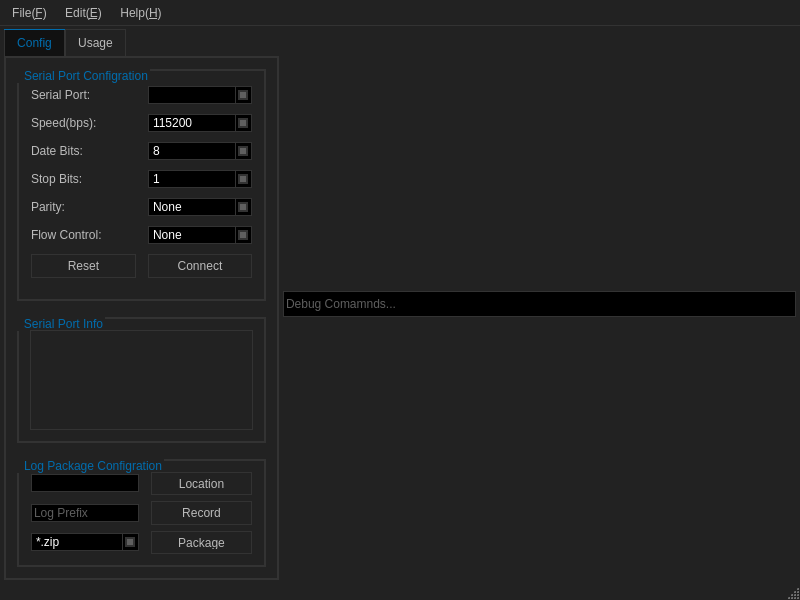
<?xml version="1.0" encoding="UTF-8"?>
<ui version="4.0">
 <class>MainWindow</class>
 <widget class="QMainWindow" name="MainWindow">
  <property name="geometry">
   <rect>
    <x>0</x>
    <y>0</y>
    <width>800</width>
    <height>600</height>
   </rect>
  </property>
  <property name="windowTitle">
   <string>RealTek WLAN Debug Tool</string>
  </property>
  <property name="styleSheet">
   <string notr="true">/* === Shared === */
QStackedWidget, QLabel, QPushButton, QRadioButton, QCheckBox, 
QGroupBox, QStatusBar, QToolButton, QComboBox, QDialog {
    background-color: #222222;
    color: #BBBBBB;
    font-family: &quot;Segoe UI&quot;;
}

QComboBox::disabled {
	color: #5E5E5E;
}

/* === QWidget === */
QWidget:window {
    background: #222222;
    color: #BBBBBB;
    font-family: &quot;Segoe UI&quot;;
}

/* === QToolTip === */
QToolTip {
    background-color: #000000;
    border: 2px solid #333333;
    color: #006CAD;
}

/* === QPushButton === */
QPushButton {
    border: 1px solid #333333;
    padding: 4px;
    min-width: 65px;
    min-height: 12px;
}

QPushButton:hover {
    background-color: #333333;
    border-color: #444444;
}

QPushButton:pressed {
    background-color: #111111;
    border-color: #333333;
    color: #006CAD;
}

QPushButton:disabled {
    color: #333333;
}

/* === Checkable items === */
QCheckBox::indicator, QRadioButton::indicator, QTreeView::indicator {
    width: 16px;
    height: 16px;
    background-color: #111111;
    border: 1px solid #333333;
}

QRadioButton::indicator {
    border-radius: 8px;
}

QCheckBox::indicator::checked, QRadioButton::indicator::checked, QTreeView::indicator::checked {
    background-color: qradialgradient(cx:0.5, cy:0.5, fx:0.25, fy:0.15, radius:0.3, stop:0 #BBBBBB, stop:1 #111111);
}

QCheckBox::indicator:disabled, QRadioButton::indicator:disabled, QTreeView::indicator:disabled {
    background-color: #444444;
}

QCheckBox::indicator::checked:disabled, QRadioButton::indicator::checked:disabled, QTreeView::indicator::checked:disabled {
    background-color: qradialgradient(cx:0.5, cy:0.5, fx:0.25, fy:0.15, radius:0.3, stop:0 #BBBBBB, stop:1 #444444);
}

/* === QComboBox === */
QComboBox {
    background-color: black;
    border: 1px solid #333333;
    color: white;
    padding:1px 2em 1px 3px;
}

QComboBox::drop-down {
    subcontrol-origin: padding;
    subcontrol-position: top right;
    border-left: 1px solid #333333;
}

QComboBox::down-arrow {
    border: 2px solid #333333;
    width: 6px;
    height: 6px;
    background: #5f5f5f;
}

/* === QGroupBox === */
QGroupBox {
    border: 2px solid #333333;
    margin-top: 2ex;
}

QGroupBox::title {
    color: #006CAD;
    subcontrol-origin: margin;
    subcontrol-position: top left;
    margin-left: 5px;
}

/* === QTabWidget === */
QTabWidget::pane {
    background: #222222;
    border: 2px solid #333333;
}

/* === QTabBar === */
QTabBar::tab {
    background: transparent;
    border: 1px solid #333333;
    border-bottom: none;
    color: #BBBBBB;
    padding-left: 12px;
    padding-right: 12px;
    padding-top: 6px;
    padding-bottom: 6px;
}

QTabBar::tab:hover {
    background-color: #333333;
    border: 1px solid #444444;
    border-bottom: none;
}

QTabBar::tab:selected {
    background-color: #111111;
    border: 1px solid #333333;
    border-top: 1px solid #006CAD;
    border-bottom: none;
    color: #006CAD;
}

/* === QToolBar === */
QToolBar {
    background-color: #222222;
    border: none;
    padding: 1px;
}

QToolBar:handle {
    background: #222222;
    border-left: 1px dotted #006CAD;
    color: #BBBBBB;
}

QToolBar::separator {
    width: 6px;
    background-color: #222222;
}

/* === QToolButton === */
QToolButton {
    border: 1px solid #333333;
    margin: 1px;
}

QToolButton:hover {
    background-color: #333333;
    border: 1px solid #444444;
}

QToolButton[popupMode=&quot;1&quot;] { /* only for MenuButtonPopup */
    padding-right: 20px; /* make way for the popup button */
}

QToolButton::menu-button {
    border-left: 1px solid #333333;
    background: transparent;
    width: 16px;
}

QToolButton::menu-button:hover {
    border-left: 1px solid #444444;
    background: transparent;
    width: 16px;
}

QToolButton:checked, QToolButton:pressed {
    background-color: #111111;
    color: #006CAD;
}

/* === QMenu === */
QMenu {
    background-color: #222222;
    border: 1px solid gray;
    color: white;
    padding: 0px;
}

QMenu::item {
    padding: 3px 30px 3px 30px;
    border: 1px solid transparent;
}

QMenu::item:disabled {
    color: #666666;
}

QMenu::item:selected {
    border-color: gray;
    background: #222222;
	color: #006CAD;
}

QMenu::icon:checked {

}

QMenu::separator {
    height: 1px;
    background: #222222;
    margin-left: 10px;
    margin-right: 10px;
    margin-top: 1px;
    margin-bottom: 1px;
}

QMenu::indicator {
    width: 13px;
    height: 13px;
}

/* === QMenuBar === */
QMenuBar {
    background-color: #222222;
    color: #BBBBBB;
	border-bottom: 1px solid #333333;
}

QMenuBar::item {
	padding: 6px 6px 6px 6px;
    background: transparent;
}

QMenuBar::item:disabled {
    color: gray;
}

QMenuBar::item:selected {
	color: #006CAD;
    background: #222222;
}

QMenuBar::item:pressed {
    background: #444444;
}
 
/* === QScrollBar:vertical === */
QScrollBar:vertical {
    background: #111111;
    width: 10px;
    margin: 10px 0 10px 0;
}

QScrollBar::handle:vertical {
    background: #555555;
    min-height: 10px;
}

QScrollBar::add-line:vertical {
    background: #444444;
    height: 10px;
    subcontrol-position: bottom;
    subcontrol-origin: margin;
}

QScrollBar::sub-line:vertical {
    background: #444444;
    height: 10px;
    subcontrol-position: top;
    subcontrol-origin: margin;
}

QScrollBar::add-page:vertical, QScrollBar::sub-page:vertical {
    background: none;
}

QScrollBar:up-arrow:vertical, QScrollBar:down-arrow:vertical {
    border: 2px solid #333333;
    width: 6px;
    height: 6px;
    background: #5f5f5f;
}

/* === QScrollBar:horizontal === */
QScrollBar:horizontal {
    background: #111111;
    height: 16px;
    margin: 0 16px 0 16px;
}

QScrollBar::handle:horizontal {
    background: #555555;
    min-width: 16px;
}

QScrollBar::add-line:horizontal {
    background: #444444;
    width: 16px;
    subcontrol-position: right;
    subcontrol-origin: margin;
}

QScrollBar::sub-line:horizontal {
    background: #444444;
    width: 16px;
    subcontrol-position: left;
    subcontrol-origin: margin;
}

QScrollBar::add-page:horizontal, QScrollBar::sub-page:horizontal {
    background: none;
}

QScrollBar:left-arrow:horizontal, QScrollBar:right-arrow:horizontal {
    border: 2px solid #333333;
    width: 6px;
    height: 6px;
    background: #5f5f5f;
}

/* =================== */
QLineEdit, QListView, QTreeView, QTableView, QAbstractSpinBox {
    background-color: black;
    color: #BBBBBB;
    border: 1px solid #333333;
}

QAbstractScrollArea, QLineEdit, QTextEdit, QAbstractSpinBox, QComboBox {
    /* border-color: #333333; */
    /* border: 1px solid #333333; */
}

QTextBrowser {
	background-color: #222222;
	color: #BBBBBB;
	border: 1px solid #333333;
}

QPlainTextEdit {
	color: #BBBBBB;
	border: none;
	background-color: black;
}

/* === QHeaderView === */
QHeaderView::section {
    background: #222222;
    border: 0;
    color: #BBBBBB;
    padding: 3px 0 3px 4px;
}

/* === QListView === */
QListView::item:hover {
    background: #333333;
}

QListView::item:selected {
    background: #111111;
    color: #006CAD;
}

/* === QTableView === */
QTableView::item:hover {
    background: #333333;
}

QTableView::item:hover {
    background: #111111;
    color: #006CAD;
}

/* === QTreeView === */
QTreeView::item {
    background: black;
}

QTreeView::item:hover {
    background: #333333;
}

QTreeView::item:selected {
    background: #111111;
    color: #006CAD;
}

/* === Customizations === */
QFrame#infoLabel {
    border: 1px inset #333333;
}
</string>
  </property>
  <widget class="QWidget" name="centralWidget">
   <layout class="QGridLayout" name="gridLayout_2">
    <property name="leftMargin">
     <number>1</number>
    </property>
    <property name="topMargin">
     <number>1</number>
    </property>
    <property name="rightMargin">
     <number>1</number>
    </property>
    <property name="bottomMargin">
     <number>1</number>
    </property>
    <property name="spacing">
     <number>0</number>
    </property>
    <item row="0" column="0">
     <widget class="QFrame" name="layoutCfgUsgPart">
      <property name="maximumSize">
       <size>
        <width>280</width>
        <height>16777215</height>
       </size>
      </property>
      <layout class="QGridLayout" name="frame_layout">
       <property name="leftMargin">
        <number>3</number>
       </property>
       <property name="topMargin">
        <number>2</number>
       </property>
       <property name="rightMargin">
        <number>2</number>
       </property>
       <property name="bottomMargin">
        <number>1</number>
       </property>
       <item row="0" column="0">
        <widget class="QTabWidget" name="tabWidget">
         <property name="currentIndex">
          <number>0</number>
         </property>
         <property name="movable">
          <bool>true</bool>
         </property>
         <widget class="QWidget" name="tabCfg">
          <attribute name="title">
           <string>Config</string>
          </attribute>
          <layout class="QVBoxLayout" name="verticalLayout">
           <property name="spacing">
            <number>16</number>
           </property>
           <item>
            <widget class="QGroupBox" name="gBoxSerialPortCfg">
             <property name="minimumSize">
              <size>
               <width>0</width>
               <height>232</height>
              </size>
             </property>
             <property name="maximumSize">
              <size>
               <width>16777215</width>
               <height>232</height>
              </size>
             </property>
             <property name="title">
              <string>Serial Port Configration</string>
             </property>
             <layout class="QGridLayout" name="gridLayout_6">
              <property name="leftMargin">
               <number>12</number>
              </property>
              <property name="rightMargin">
               <number>12</number>
              </property>
              <property name="horizontalSpacing">
               <number>12</number>
              </property>
              <item row="0" column="0">
               <widget class="QLabel" name="labelSerialPort">
                <property name="text">
                 <string>Serial Port:</string>
                </property>
               </widget>
              </item>
              <item row="0" column="1">
               <widget class="QComboBox" name="cBoxSerialPort">
                <property name="statusTip">
                 <string>Choose Serial Port</string>
                </property>
               </widget>
              </item>
              <item row="1" column="0">
               <widget class="QLabel" name="labelSpeed">
                <property name="text">
                 <string>Speed(bps):</string>
                </property>
               </widget>
              </item>
              <item row="1" column="1">
               <widget class="QComboBox" name="cBoxSpeed">
                <property name="statusTip">
                 <string>Choose Speed(bps)</string>
                </property>
                <property name="currentText">
                 <string>115200</string>
                </property>
                <property name="currentIndex">
                 <number>7</number>
                </property>
                <item>
                 <property name="text">
                  <string>1200</string>
                 </property>
                </item>
                <item>
                 <property name="text">
                  <string>2400</string>
                 </property>
                </item>
                <item>
                 <property name="text">
                  <string>4800</string>
                 </property>
                </item>
                <item>
                 <property name="text">
                  <string>9600</string>
                 </property>
                </item>
                <item>
                 <property name="text">
                  <string>19200</string>
                 </property>
                </item>
                <item>
                 <property name="text">
                  <string>38400</string>
                 </property>
                </item>
                <item>
                 <property name="text">
                  <string>57600</string>
                 </property>
                </item>
                <item>
                 <property name="text">
                  <string>115200</string>
                 </property>
                </item>
                <item>
                 <property name="text">
                  <string>460800</string>
                 </property>
                </item>
                <item>
                 <property name="text">
                  <string>921600</string>
                 </property>
                </item>
                <item>
                 <property name="text">
                  <string>230400</string>
                 </property>
                </item>
               </widget>
              </item>
              <item row="2" column="0">
               <widget class="QLabel" name="labelDataBits">
                <property name="text">
                 <string>Date Bits:</string>
                </property>
               </widget>
              </item>
              <item row="2" column="1">
               <widget class="QComboBox" name="cBoxDataBits">
                <property name="statusTip">
                 <string>Choose Date Bits</string>
                </property>
                <property name="currentText">
                 <string>8</string>
                </property>
                <property name="currentIndex">
                 <number>3</number>
                </property>
                <item>
                 <property name="text">
                  <string>5</string>
                 </property>
                </item>
                <item>
                 <property name="text">
                  <string>6</string>
                 </property>
                </item>
                <item>
                 <property name="text">
                  <string>7</string>
                 </property>
                </item>
                <item>
                 <property name="text">
                  <string>8</string>
                 </property>
                </item>
               </widget>
              </item>
              <item row="3" column="0">
               <widget class="QLabel" name="labelStopBits">
                <property name="text">
                 <string>Stop Bits:</string>
                </property>
               </widget>
              </item>
              <item row="3" column="1">
               <widget class="QComboBox" name="cBoxStopBits">
                <property name="statusTip">
                 <string>Choose Stop Bits</string>
                </property>
                <item>
                 <property name="text">
                  <string>1</string>
                 </property>
                </item>
                <item>
                 <property name="text">
                  <string>2</string>
                 </property>
                </item>
                <item>
                 <property name="text">
                  <string>3</string>
                 </property>
                </item>
               </widget>
              </item>
              <item row="4" column="0">
               <widget class="QLabel" name="labelParity">
                <property name="text">
                 <string>Parity:</string>
                </property>
               </widget>
              </item>
              <item row="4" column="1">
               <widget class="QComboBox" name="cBoxParity">
                <property name="statusTip">
                 <string>Choose Parity</string>
                </property>
                <item>
                 <property name="text">
                  <string>None</string>
                 </property>
                </item>
                <item>
                 <property name="text">
                  <string>Unknown</string>
                 </property>
                </item>
                <item>
                 <property name="text">
                  <string>Even</string>
                 </property>
                </item>
                <item>
                 <property name="text">
                  <string>Odd</string>
                 </property>
                </item>
                <item>
                 <property name="text">
                  <string>Space</string>
                 </property>
                </item>
                <item>
                 <property name="text">
                  <string>Mark</string>
                 </property>
                </item>
               </widget>
              </item>
              <item row="5" column="0">
               <widget class="QLabel" name="labelFlowControl">
                <property name="text">
                 <string>Flow Control:</string>
                </property>
               </widget>
              </item>
              <item row="5" column="1">
               <widget class="QComboBox" name="cBoxFlowControl">
                <property name="statusTip">
                 <string>Choose Flow Control</string>
                </property>
                <property name="currentIndex">
                 <number>0</number>
                </property>
                <item>
                 <property name="text">
                  <string>None</string>
                 </property>
                </item>
                <item>
                 <property name="text">
                  <string>Xon/Xoff</string>
                 </property>
                </item>
                <item>
                 <property name="text">
                  <string>Rts/Cts</string>
                 </property>
                </item>
               </widget>
              </item>
              <item row="6" column="0">
               <widget class="QPushButton" name="btnReset">
                <property name="statusTip">
                 <string>Reset Serial Port Configration</string>
                </property>
                <property name="text">
                 <string>Reset</string>
                </property>
               </widget>
              </item>
              <item row="6" column="1">
               <widget class="QPushButton" name="btnCom">
                <property name="statusTip">
                 <string>Connect or Disconnect Serial Communication</string>
                </property>
                <property name="text">
                 <string>Connect</string>
                </property>
               </widget>
              </item>
             </layout>
            </widget>
           </item>
           <item>
            <widget class="QGroupBox" name="gBoxSerialInfo">
             <property name="minimumSize">
              <size>
               <width>0</width>
               <height>60</height>
              </size>
             </property>
             <property name="title">
              <string>Serial Port Info</string>
             </property>
             <layout class="QGridLayout" name="gridLayout">
              <item row="0" column="0">
               <widget class="QTextBrowser" name="textBrowSerialInfo">
                <property name="statusTip">
                 <string>Show Serial Port Info</string>
                </property>
               </widget>
              </item>
             </layout>
            </widget>
           </item>
           <item>
            <widget class="QGroupBox" name="gBoxLogCfg">
             <property name="minimumSize">
              <size>
               <width>0</width>
               <height>108</height>
              </size>
             </property>
             <property name="maximumSize">
              <size>
               <width>16777215</width>
               <height>108</height>
              </size>
             </property>
             <property name="title">
              <string>Log Package Configration</string>
             </property>
             <layout class="QGridLayout" name="gridLayout_5">
              <property name="leftMargin">
               <number>12</number>
              </property>
              <property name="rightMargin">
               <number>12</number>
              </property>
              <property name="horizontalSpacing">
               <number>12</number>
              </property>
              <item row="5" column="1">
               <widget class="QComboBox" name="cBoxFormat">
                <property name="statusTip">
                 <string>Compress Format</string>
                </property>
                <item>
                 <property name="text">
                  <string>*.zip</string>
                 </property>
                </item>
                <item>
                 <property name="text">
                  <string>*.rar</string>
                 </property>
                </item>
                <item>
                 <property name="text">
                  <string>*.7z</string>
                 </property>
                </item>
               </widget>
              </item>
              <item row="3" column="1">
               <widget class="QLineEdit" name="lEditPrefix">
                <property name="sizePolicy">
                 <sizepolicy hsizetype="Preferred" vsizetype="Fixed">
                  <horstretch>0</horstretch>
                  <verstretch>0</verstretch>
                 </sizepolicy>
                </property>
                <property name="statusTip">
                 <string>Prefix to Log Files</string>
                </property>
                <property name="placeholderText">
                 <string>Log Prefix</string>
                </property>
               </widget>
              </item>
              <item row="0" column="1">
               <widget class="QLineEdit" name="lEditLocation">
                <property name="sizePolicy">
                 <sizepolicy hsizetype="Preferred" vsizetype="Fixed">
                  <horstretch>0</horstretch>
                  <verstretch>0</verstretch>
                 </sizepolicy>
                </property>
                <property name="statusTip">
                 <string>Log Files Location</string>
                </property>
                <property name="readOnly">
                 <bool>true</bool>
                </property>
               </widget>
              </item>
              <item row="0" column="2">
               <widget class="QPushButton" name="btnLocation">
                <property name="toolTip">
                 <string/>
                </property>
                <property name="statusTip">
                 <string>Choose Log File Path</string>
                </property>
                <property name="text">
                 <string>Location</string>
                </property>
               </widget>
              </item>
              <item row="3" column="2">
               <widget class="QPushButton" name="btnLogRecord">
                <property name="statusTip">
                 <string>Start or Stop Recoring Serial Log</string>
                </property>
                <property name="text">
                 <string>Record</string>
                </property>
               </widget>
              </item>
              <item row="5" column="2">
               <widget class="QPushButton" name="btnPackage">
                <property name="statusTip">
                 <string>Package and Achieve Log Files</string>
                </property>
                <property name="text">
                 <string>Package</string>
                </property>
               </widget>
              </item>
             </layout>
            </widget>
           </item>
          </layout>
         </widget>
         <widget class="QWidget" name="tabUsg">
          <attribute name="title">
           <string>Usage</string>
          </attribute>
          <layout class="QVBoxLayout" name="verticalLayout_2">
           <item>
            <widget class="QTextBrowser" name="textBrowUsage">
             <property name="lineWrapMode">
              <enum>QTextEdit::NoWrap</enum>
             </property>
             <property name="source">
              <url>
               <string>qrc:/Iwpriv_Usage_V1.0.txt</string>
              </url>
             </property>
            </widget>
           </item>
          </layout>
         </widget>
        </widget>
       </item>
      </layout>
     </widget>
    </item>
    <item row="0" column="1">
     <layout class="QVBoxLayout" name="layoutDbgPart">
      <property name="leftMargin">
       <number>2</number>
      </property>
      <property name="topMargin">
       <number>2</number>
      </property>
      <property name="rightMargin">
       <number>3</number>
      </property>
      <property name="bottomMargin">
       <number>2</number>
      </property>
      <item>
       <layout class="QVBoxLayout" name="layoutConsole"/>
      </item>
      <item>
       <widget class="QLineEdit" name="lineEdit">
        <property name="minimumSize">
         <size>
          <width>0</width>
          <height>26</height>
         </size>
        </property>
        <property name="font">
         <font>
          <family>Arial</family>
         </font>
        </property>
        <property name="statusTip">
         <string>Input Debug Comamnds</string>
        </property>
        <property name="frame">
         <bool>false</bool>
        </property>
        <property name="placeholderText">
         <string>Debug Comamnds...</string>
        </property>
        <property name="clearButtonEnabled">
         <bool>true</bool>
        </property>
       </widget>
      </item>
     </layout>
    </item>
   </layout>
  </widget>
  <widget class="QMenuBar" name="menuBar">
   <property name="geometry">
    <rect>
     <x>0</x>
     <y>0</y>
     <width>800</width>
     <height>30</height>
    </rect>
   </property>
   <widget class="QMenu" name="menuFile">
    <property name="title">
     <string>File(&amp;F)</string>
    </property>
    <addaction name="actionNew"/>
    <addaction name="actionQuit"/>
   </widget>
   <widget class="QMenu" name="menuEdit">
    <property name="title">
     <string>Edit(&amp;E)</string>
    </property>
    <addaction name="actionCut"/>
    <addaction name="actionCopy"/>
    <addaction name="actionPaste"/>
   </widget>
   <widget class="QMenu" name="menuHelp">
    <property name="title">
     <string>Help(&amp;H)</string>
    </property>
    <addaction name="actionAbout"/>
   </widget>
   <addaction name="menuFile"/>
   <addaction name="menuEdit"/>
   <addaction name="menuHelp"/>
  </widget>
  <widget class="QStatusBar" name="statusBar">
   <property name="sizePolicy">
    <sizepolicy hsizetype="Preferred" vsizetype="Maximum">
     <horstretch>0</horstretch>
     <verstretch>0</verstretch>
    </sizepolicy>
   </property>
   <property name="maximumSize">
    <size>
     <width>16777215</width>
     <height>18</height>
    </size>
   </property>
  </widget>
  <action name="actionNew">
   <property name="text">
    <string>New</string>
   </property>
  </action>
  <action name="actionQuit">
   <property name="text">
    <string>Quit</string>
   </property>
  </action>
  <action name="actionCut">
   <property name="text">
    <string>Cut</string>
   </property>
  </action>
  <action name="actionCopy">
   <property name="text">
    <string>Copy</string>
   </property>
  </action>
  <action name="actionPaste">
   <property name="text">
    <string>Paste</string>
   </property>
  </action>
  <action name="actionAbout">
   <property name="text">
    <string>About(&amp;A)</string>
   </property>
  </action>
 </widget>
 <layoutdefault spacing="6" margin="11"/>
 <resources/>
 <connections/>
</ui>
